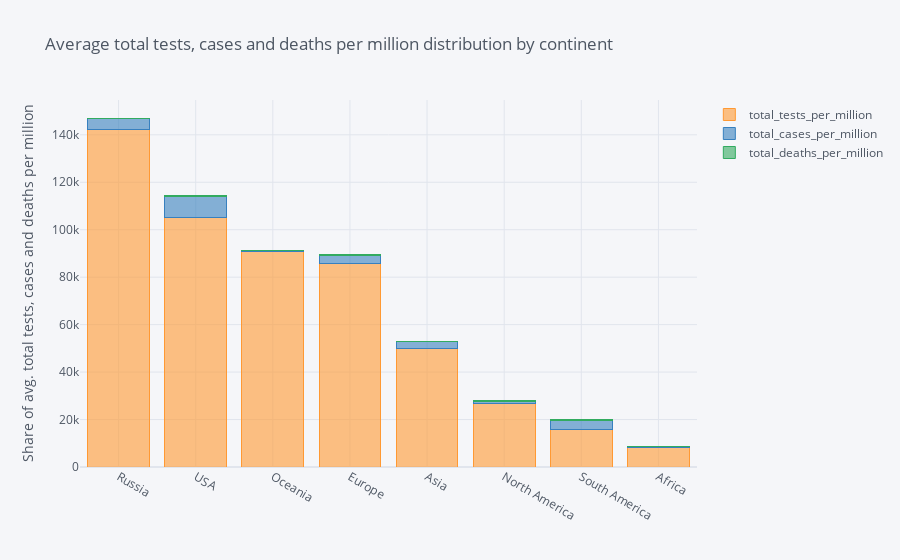

Write notebook code for a chart like this one.
### Code cell
# build stacked bar to avg. total tests, cases and deaths per million of all continents
test_per_mill_mean_c.astype(int).iplot(kind="bar", barmode="stack", yTitle='Share of avg. total tests, cases and deaths per million',
                            title='Average total tests, cases and deaths per million distribution by continent')

### Figure 1 — Plotly figure (JSON) as saved in the notebook; plotly's stock layout.template omitted (floating-point values rounded to 4 significant figures)
{"data": [{"marker": {"color": "rgba(255, 153, 51, 0.6)", "line": {"color": "rgba(255, 153, 51, 1.0)", "width": 1}}, "name": "total_tests_per_million", "orientation": "v", "text": "", "type": "bar", "x": ["Russia", "USA", "Oceania", "Europe", "Asia", "North America", "South America", "Africa"], "y": [142204, 105312, 90867, 85843, 50078, 26564, 16005, 8117]}, {"marker": {"color": "rgba(55, 128, 191, 0.6)", "line": {"color": "rgba(55, 128, 191, 1.0)", "width": 1}}, "name": "total_cases_per_million", "orientation": "v", "text": "", "type": "bar", "x": ["Russia", "USA", "Oceania", "Europe", "Asia", "North America", "South America", "Africa"], "y": [4668, 8726, 401, 3460, 2831, 1244, 3768, 566]}, {"marker": {"color": "rgba(50, 171, 96, 0.6)", "line": {"color": "rgba(50, 171, 96, 1.0)", "width": 1}}, "name": "total_deaths_per_million", "orientation": "v", "text": "", "type": "bar", "x": ["Russia", "USA", "Oceania", "Europe", "Asia", "North America", "South America", "Africa"], "y": [69, 392, 9, 176, 21, 55, 116, 9]}], "layout": {"barmode": "stack", "legend": {"bgcolor": "#F5F6F9", "font": {"color": "#4D5663"}, "traceorder": "normal"}, "paper_bgcolor": "#F5F6F9", "plot_bgcolor": "#F5F6F9", "title": {"font": {"color": "#4D5663"}, "text": "Average total tests, cases and deaths per million distribution by continent"}, "xaxis": {"gridcolor": "#E1E5ED", "showgrid": true, "tickfont": {"color": "#4D5663"}, "title": {"font": {"color": "#4D5663"}, "text": ""}, "zerolinecolor": "#E1E5ED"}, "yaxis": {"gridcolor": "#E1E5ED", "showgrid": true, "tickfont": {"color": "#4D5663"}, "title": {"font": {"color": "#4D5663"}, "text": "Share of avg. total tests, cases and deaths per million"}, "zerolinecolor": "#E1E5ED"}}}
